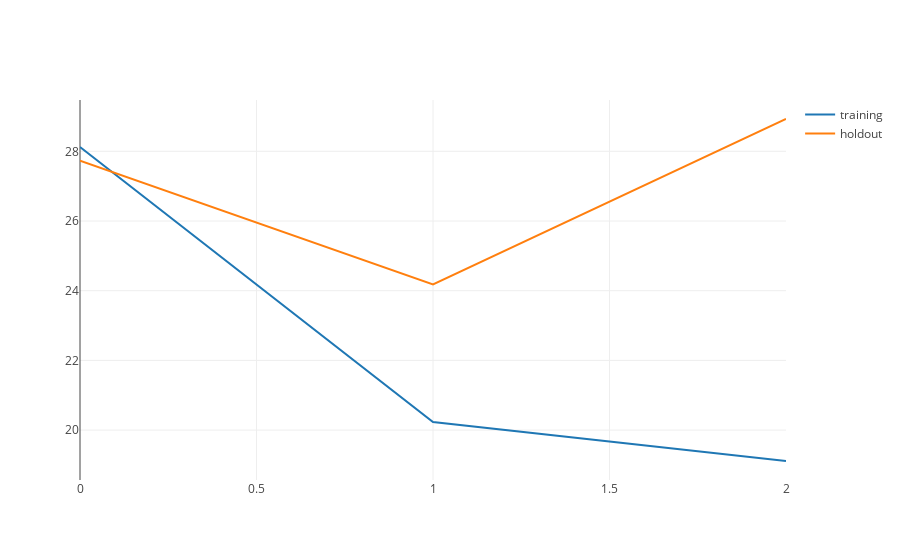

Notebook source saved alongside this figure:
### Code cell
from graph import trace_values, plot
training_errors_trace = trace_values([0, 1, 2], training_errors, mode = 'lines',name= 'training')
holdout_errors_trace = trace_values([0, 1, 2], holdout_errors, mode = 'lines', name='holdout')
plot([training_errors_trace, holdout_errors_trace])

### Figure 1 — Plotly figure (JSON) as saved in the notebook; plotly's stock layout.template omitted (floating-point values rounded to 4 significant figures)
{"data": [{"mode": "lines", "name": "training", "text": [], "type": "scatter", "uid": "c8220029-a804-4076-b23b-0b81ffb154e0", "x": [0, 1, 2], "y": [28.12, 20.23, 19.11]}, {"mode": "lines", "name": "holdout", "text": [], "type": "scatter", "uid": "fddd0c58-c9df-4a11-a10f-b3aa0cf00e95", "x": [0, 1, 2], "y": [27.73, 24.18, 28.93]}], "layout": {"autosize": true, "xaxis": {"autorange": true, "range": [0, 2], "type": "linear"}, "yaxis": {"autorange": true, "range": [18.57, 29.47], "type": "linear"}}}
